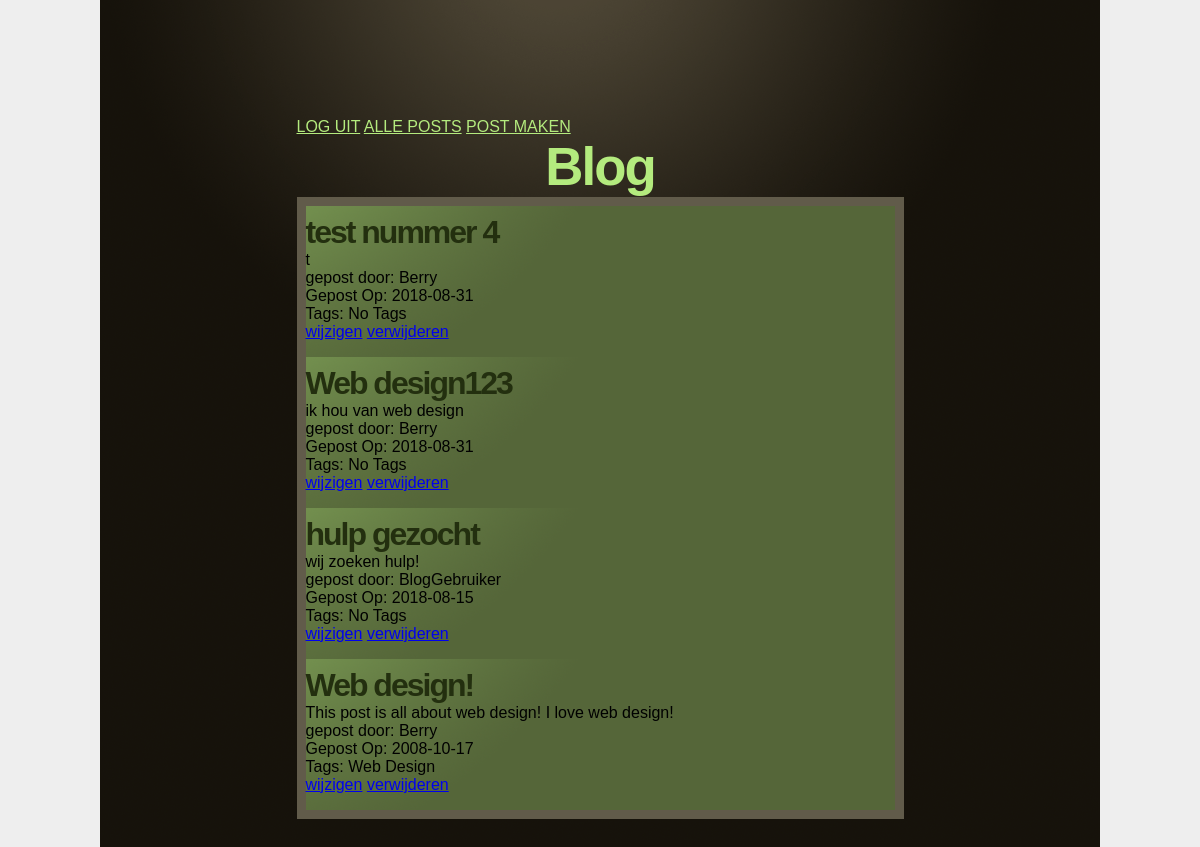
Page /MijnPosts.php (signed in) on the committed database.
### tables this page shows
CREATE TABLE `blog_posts` (
  `id` int(11) NOT NULL,
  `title` varchar(255) NOT NULL DEFAULT '',
  `post` text NOT NULL,
  `author_id` int(11) NOT NULL DEFAULT '0',
  `date_posted` date NOT NULL DEFAULT '0000-00-00'
);

CREATE TABLE `user` (
  `id` int(11) NOT NULL,
  `username` varchar(255) NOT NULL,
  `email` varchar(255) NOT NULL,
  `password` varchar(255) NOT NULL,
  `active` tinyint(1) NOT NULL
);

CREATE TABLE `tags` (
  `id` int(11) NOT NULL,
  `name` varchar(255) NOT NULL DEFAULT ''
);

### includes/includes.php (called while the page is built, shortened)
<?php
include 'blogpost.php';
function GetBlogPosts($inAuthorId=null, $inId=null, $inTagId =null)
{
	$connection = mysqli_connect('localhost', 'BlogGebruiker', 'OoJw2B5zMFApDPcf') or die ("<p class='error'>Sorry, we were unable to connect to the database server.</p>");
	$database = 'blog';
	mysqli_select_db($connection, $database) or die ("<p class='error'>Sorry, we were unable to connect to the database.</p>");	if (!empty($inId))
	{
		echo "4";
		$query = mysqli_query($connection, "SELECT * FROM blog_posts WHERE id = " . $inId . " ORDER BY id DESC");
	}
	else if (!empty($inTagId))
	{
		echo "2";
		$query = mysqli_query($connection, "SELECT blog_posts.* FROM blog_post_tags LEFT JOIN (blog_posts) ON (blog_post_tags.postID = blog_posts.id) WHERE blog_post_tags.tagID =" . $tagID . " ORDER BY blog_posts.id DESC");
	}
	else
	{
		$sql = "SELECT * FROM blog_posts ORDER BY id DESC";
		$result = mysqli_query($connection, $sql);
		$postArray = array();
	while ($row = mysqli_fetch_array($result))
	{
		$myPost = new BlogPost($row["id"], $row['title'], $row['post'], $row["author_id"], $row['date_posted']);
		array_push($postArray, $myPost);
	}
	return $postArray;
	}
}
?>

### includes/blogpost.php (called while the page is built, shortened)
<?php
class BlogPost
{
function __construct($inId, $inTitle=null, $inPost=null, $inAuthorId=null, $inDatePosted=null)
{
	$connection = mysqli_connect('localhost', 'BlogGebruiker', 'OoJw2B5zMFApDPcf') or die ("<p class='error'>Sorry, we were unable to connect to the database server.</p>");
$database = 'blog';
mysqli_select_db($connection, $database) or die ("<p class='error'>Sorry, we were unable to connect to the database.</p>");
	if (!empty($inTitle))
	{
		$this->title = $inTitle;
	}
	if (!empty($inPost))
	{
		$this->post = $inPost;
	}
	if (!empty($inDatePosted))
	{
		$this->datePosted = $inDatePosted;
	}
	if (!empty($inAuthorId))
	{
		$query = mysqli_query($connection, "SELECT username FROM user WHERE id = " . $inAuthorId);
		$row = mysqli_fetch_assoc($query);
		$this->author = $row["username"];
	}
	$postTags = "No Tags";
	if (!empty($inId))
	{
		$query = mysqli_query($connection, "SELECT tags.* FROM blog_post_tags LEFT JOIN (tags) ON (blog_post_tags.tag_id = tags.id) WHERE blog_post_tags.blog_post_id = " . $inId);
		$tagArray = array();
		while($row = mysqli_fetch_assoc($query))
		{
			array_push($tagArray, $row["name"]);
		}
		if (sizeof($tagArray) > 0)
		{
			foreach ($tagArray as $tag)
			{
				if ($postTags == "No Tags")
				{
					$postTags = $tag;
				}
				else
				{
					$postTags = $postTags . ", " . $tag;
				}
			}
		}
	}
	$this->tags = $postTags;
}
}
?>

### MijnPosts.php (the view, shortened to what this page needs)
<!DOCTYPE html PUBLIC "-//W3C//DTD XHTML 1.0 Strict//EN"
	"http://www.w3.org/TR/xhtml1/DTD/xhtml1-strict.dtd">
<html xmlns="http://www.w3.org/1999/xhtml" xml:lang="en" lang="en">
<head>
	<link rel="stylesheet" href="includes/style.css" type="text/css" media="screen" title="no title" charset="utf-8">
</head>
<body>
<div id="main">
    <a href="logout.php" style="color: #b4eb7e;">LOG UIT</a>
    <a href="logged_in_posts.php" style="color: #b4eb7e;">ALLE POSTS</a>
    <a href="postAanmaken.php" style="color: #b4eb7e;">POST MAKEN</a><br>
	<h1>Blog</h1>
	<div id="blogPosts">
    <?php
	include ("includes/includes.php");
	$id = $_SESSION['Id'];
	$query = "SELECT blog_posts.*, tags.name, user.username FROM blog_posts
    JOIN blog_post_tags ON blog_post_tags.blog_post_id = blog_posts.id
    JOIN tags ON tags.id = blog_post_tags.tag_id
    JOIN user ON user.id = blog_posts.author_id
    WHERE blog_posts.author_id = $id";
    $blogs = mysqli_query($connection, $query) or die(mysqli_error($connection));
    $count = mysqli_num_rows($blogs);
    if ($count == 0){
        echo "U heeft geen posts";
    }else{
        while ($row = mysqli_fetch_array($blogs))
	{
		$blogPosts = GetBlogPosts($id);
	foreach ($blogPosts as $post)
	{
		echo "<div class='post'>";
		echo "<h2>" . $post->title . "</h2>";
		echo "<p>" . $post->post . "</p";
		echo "<span class='footer'><br>gepost door: " . $post->author . " <br>Gepost Op: " . $post->datePosted . " <br>Tags: " . $post->tags . "</span>";
        echo "<br><a href='postwijzigen.php?PostId=".$row['id']."'>wijzigen</a>";
        echo "&nbsp;<a href='postverwijderen.php?PostId=".$row['id']."' onClick=\"return
confirm('are you sure you want to delete??');\">verwijderen</a>";
        echo "</div>";
    }
}
    }
	?>
	</div>
</div>
</body>
</html>

### includes/style.css (style rules this page uses)
body { background: #16120b url("../images/bg.gif") no-repeat top center; font-family: Arial, sans-serif; }
#main { width: 607px; margin: 70px auto; }
h1 { margin: 0px;padding: 0px; color: #b4eb7e; letter-spacing: -2px; font-size: 3.3em; text-align: center; }
#blogPosts { background-color: #e9e4d9; border: 9px #615b4a solid; }
.post { background: #556639 url("../images/post-bg.gif") no-repeat top left; padding-top: 8px; padding-bottom: 8px; }
.post:last-child { margin: 0px; }
h2 { margin: 0px;padding: 0px; color: #232f0f; font-size: 2em; letter-spacing: -2px; }
.post p { margin: 0px 0px 8px 0px; }
body { padding-top: 40px; padding-bottom: 40px; background-color: #eee; }

### rows in the picture
blog_posts: title "Web design!", post "This post is all about web design! I love web design!", author.username "Berry", date_posted "2008-10-17", tags.name "Web Design"
blog_posts: title "test nummer 4", post "t", author.username "Berry", date_posted "2018-08-31", tags "No Tags"
blog_posts: title "Web design123", post "ik hou van web design", author.username "Berry", date_posted "2018-08-31", tags "No Tags"
blog_posts: title "hulp gezocht", post "wij zoeken hulp!", author.username "BlogGebruiker", date_posted "2018-08-15", tags "No Tags"
